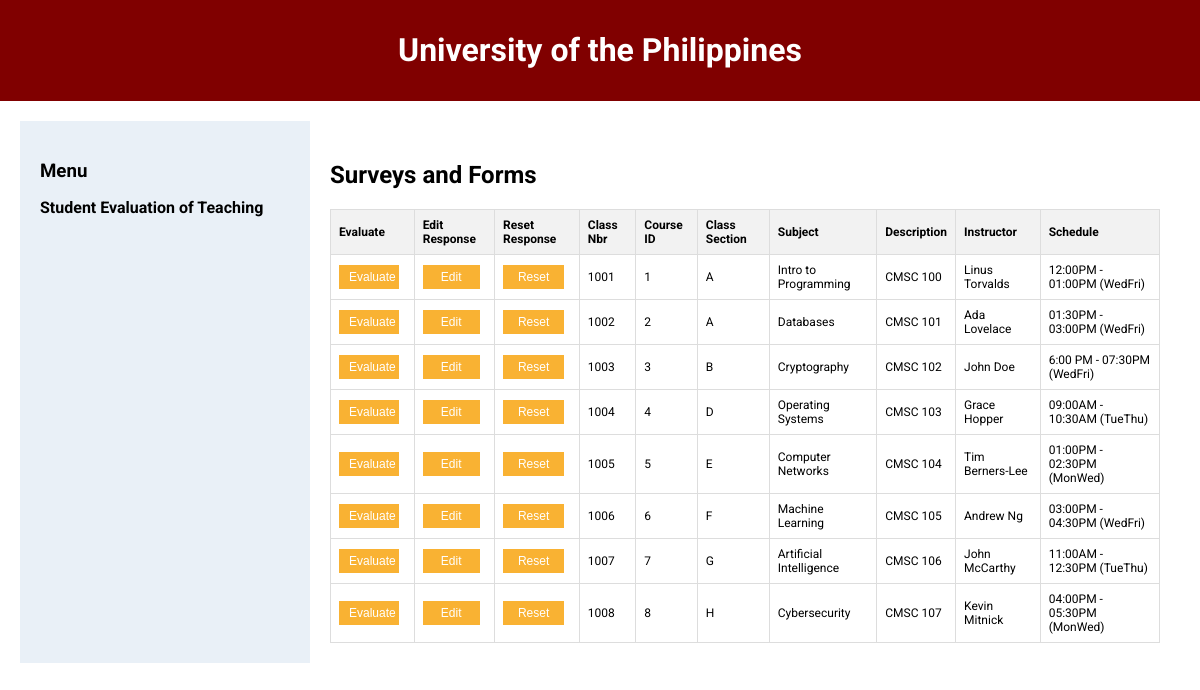
The page / on the database its author committed.
### tables this page shows
CREATE TABLE `course` (
  `course_ID` int(11) NOT NULL,
  `course_Num` varchar(20) DEFAULT NULL,
  `course_Title` varchar(100) DEFAULT NULL,
  `class_Section` char(10) DEFAULT NULL,
  `class_desc` varchar(255) DEFAULT NULL,
  `class_sched` varchar(100) DEFAULT NULL
);

### index.php (the view, shortened to what this page needs)
<!DOCTYPE html>
<html lang="en">
<head>
    <link rel="stylesheet" href="./style.css">
</head>
<body>
    <div class="header">
        <h1>University of the Philippines</h1>
    </div>
    <div class="container">
        <div class="sidebar">
            <h3>Menu</h3>
            <ul>
                <li><a href="#">Student Evaluation of Teaching</a></li>
            </ul>
        </div>
        <div class="main-content">
            <h2>Surveys and Forms</h2>
            <table>
                <thead>
                    <tr>
                        <th>Evaluate</th>
                        <th>Edit Response</th>
                        <th>Reset Response</th>
                        <th>Class Nbr</th>
                        <th>Course ID</th>
                        <th>Class Section</th>
                        <th>Subject</th>
                        <th>Description</th>
                        <th>Instructor</th>
                        <th>Schedule</th>
                    </tr>
                </thead>
                <tbody>
                <?php
                    $host = '127.0.0.1';
                    $user = 'root';
                    $pass = '';
                    $db = 'seteval';
                    $conn = new mysqli($host, $user, $pass, $db);
                    $sql = "SELECT
                                c.course_Num,
                                c.course_ID,
                                c.course_Title,
                                c.class_Section,
                                c.class_desc,
                                c.class_sched,
                                CONCAT(i.iFirst_Name, ' ', i.iLast_Name) AS instructor_name
                            FROM
                                course c
                            LEFT JOIN
                                instructor i
                            ON
                                c.course_ID = i.course_ID";
                    $result = $conn->query($sql);
                    if ($result->num_rows > 0) {
                        while ($row = $result->fetch_assoc()) {
                            echo "<tr>
                                <td>
                                    <button class='evaluate-button'
                                        onclick=\"forwardDataStorage(
                                            '{$row['course_Num']}',
                                            '{$row['course_ID']}',
                                            '{$row['course_Title']}',
                                            '{$row['class_Section']}',
                                            '{$row['class_desc']}',
                                            '{$row['instructor_name']}',
                                            '{$row['class_sched']}'
                                        )\">Evaluate</button>
                                </td>
                                <td>
                                    <button class='evaluate-button'>Edit</button>
                                </td>
                                <td>
                                    <button class='evaluate-button'>Reset</button>
                                </td>
                                <td>{$row['course_Num']}</td>
                                <td>{$row['course_ID']}</td>
                                <td>{$row['class_Section']}</td>
                                <td>{$row['course_Title']}</td>
                                <td>{$row['class_desc']}</td>
                                <td>{$row['instructor_name']}</td>
                                <td>{$row['class_sched']}</td>
                            </tr>";
                        }
                    } else {
                        echo "<tr><td colspan='8'>No courses found</td></tr>";
                    }
                    ?>
                </tbody>
            </table>
        </div>
    </div>
</body>
</html>

### style.css (style rules this page uses)
body { font-family: 'Roboto', sans-serif; margin: 0; }
.header { background-color: maroon; color: white; padding: 10px; text-align: center; margin: 0; margin-bottom: 20px; }
.container { display: flex; padding: 0 20px; }
.sidebar { width: 250px; background-color: #e9f0f7; padding: 20px; }
.sidebar h3 { margin-bottom: 10px; }
.sidebar ul { list-style: none; padding: 0; }
.sidebar ul li { margin: 10px 0; }
.sidebar ul li a { text-decoration: none; color: black; font-weight: bold; }
.main-content { flex: 1; padding: 20px; }
table { width: 100%; border-collapse: collapse; font-size: 12px; }
th, td { border: 1px solid #ddd; padding: 8px; text-align: left; }
th { background-color: #f2f2f2; }
.evaluate-button { background-color: #f9b233; border: none; color: white; padding: 5px 10px; cursor: pointer; font-size: 12px; display: inline-block; width: 90%; text-align: center; margin: auto; }

### rows shown on the page
course: course_Num "1001", course_ID "1", class_Section "A", course_Title "Intro to Programming", class_desc "CMSC 100", instructor_name "Linus Torvalds", class_sched "12:00PM - 01:00PM (WedFri)"
course: course_Num "1002", course_ID "2", class_Section "A", course_Title "Databases", class_desc "CMSC 101", instructor_name "Ada Lovelace", class_sched "01:30PM - 03:00PM (WedFri)"
course: course_Num "1003", course_ID "3", class_Section "B", course_Title "Cryptography", class_desc "CMSC 102", instructor_name "John Doe", class_sched "6:00 PM - 07:30PM (WedFri)"
course: course_Num "1004", course_ID "4", class_Section "D", course_Title "Operating Systems", class_desc "CMSC 103", instructor_name "Grace Hopper", class_sched "09:00AM - 10:30AM (TueThu)"
course: course_Num "1005", course_ID "5", class_Section "E", course_Title "Computer Networks", class_desc "CMSC 104", instructor_name "Tim Berners-Lee", class_sched "01:00PM - 02:30PM (MonWed)"
course: course_Num "1006", course_ID "6", class_Section "F", course_Title "Machine Learning", class_desc "CMSC 105", instructor_name "Andrew Ng", class_sched "03:00PM - 04:30PM (WedFri)"
course: course_Num "1007", course_ID "7", class_Section "G", course_Title "Artificial Intelligence", class_desc "CMSC 106", instructor_name "John McCarthy", class_sched "11:00AM - 12:30PM (TueThu)"
course: course_Num "1008", course_ID "8", class_Section "H", course_Title "Cybersecurity", class_desc "CMSC 107", instructor_name "Kevin Mitnick", class_sched "04:00PM - 05:30PM (MonWed)"
